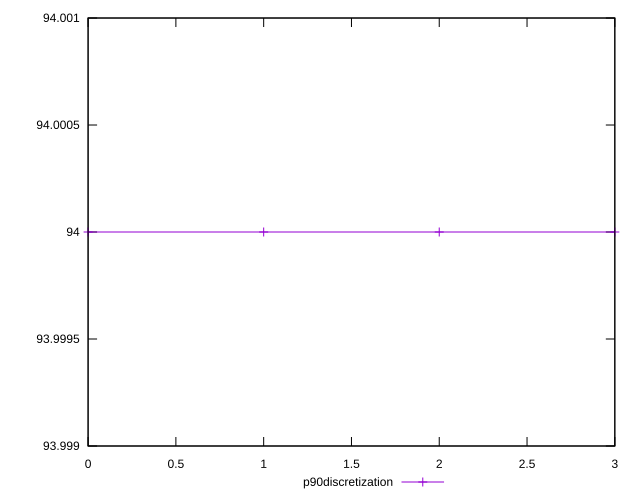

The gnuplot source for this figure:
reset

$p90Discretization <<EOF
0 94
1 94
2 94
3 94
EOF

set key outside below
set xrange [0:3]
set yrange [93.999:94.001]
set trange [93.999:94.001]
set terminal svg size 640, 500 enhanced background rgb 'white'
set output "reports/report_00028_2021-02-24T12-49-42.674Z/unminified-css/progression/eccentricity.svg"

plot $p90Discretization title "p90discretization" with linespoints

reset
